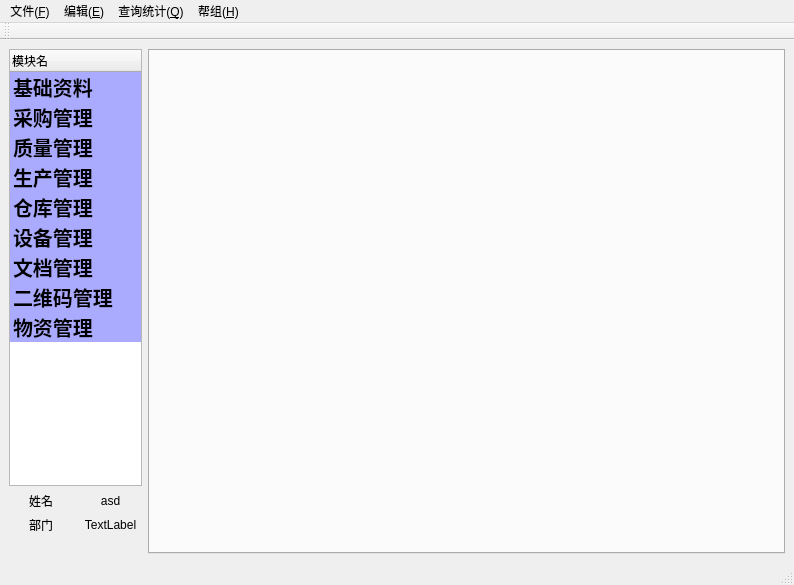
<?xml version="1.0" encoding="UTF-8"?>
<ui version="4.0">
 <class>MainWindow</class>
 <widget class="QMainWindow" name="MainWindow">
  <property name="geometry">
   <rect>
    <x>0</x>
    <y>0</y>
    <width>794</width>
    <height>585</height>
   </rect>
  </property>
  <property name="windowTitle">
   <string>主界面</string>
  </property>
  <property name="windowIcon">
   <iconset resource="menuimages.qrc">
    <normaloff>:/window/images/mainwindowlogo.png</normaloff>:/window/images/mainwindowlogo.png</iconset>
  </property>
  <widget class="QWidget" name="centralwidget">
   <layout class="QGridLayout" name="gridLayout_2">
    <item row="0" column="0">
     <layout class="QGridLayout" name="gridLayout">
      <item row="0" column="0" colspan="2">
       <widget class="QTreeWidget" name="menulist">
        <property name="sizePolicy">
         <sizepolicy hsizetype="Expanding" vsizetype="Preferred">
          <horstretch>1</horstretch>
          <verstretch>16</verstretch>
         </sizepolicy>
        </property>
        <property name="autoFillBackground">
         <bool>false</bool>
        </property>
        <property name="styleSheet">
         <string notr="true"/>
        </property>
        <property name="lineWidth">
         <number>1</number>
        </property>
        <property name="iconSize">
         <size>
          <width>100</width>
          <height>15</height>
         </size>
        </property>
        <property name="indentation">
         <number>0</number>
        </property>
        <attribute name="headerCascadingSectionResizes">
         <bool>false</bool>
        </attribute>
        <attribute name="headerDefaultSectionSize">
         <number>50</number>
        </attribute>
        <attribute name="headerMinimumSectionSize">
         <number>0</number>
        </attribute>
        <column>
         <property name="text">
          <string>模块名</string>
         </property>
        </column>
        <item>
         <property name="text">
          <string>基础资料</string>
         </property>
         <property name="font">
          <font>
           <pointsize>15</pointsize>
           <weight>75</weight>
           <bold>true</bold>
          </font>
         </property>
         <property name="textAlignment">
          <set>AlignLeading|AlignVCenter</set>
         </property>
         <property name="background">
          <brush brushstyle="SolidPattern">
           <color alpha="255">
            <red>170</red>
            <green>170</green>
            <blue>255</blue>
           </color>
          </brush>
         </property>
         <property name="flags">
          <set>ItemIsSelectable|ItemIsUserCheckable|ItemIsEnabled</set>
         </property>
         <item>
          <property name="text">
           <string>部门员工管理</string>
          </property>
          <property name="font">
           <font>
            <pointsize>15</pointsize>
            <underline>false</underline>
           </font>
          </property>
          <property name="background">
           <brush brushstyle="NoBrush">
            <color alpha="255">
             <red>0</red>
             <green>0</green>
             <blue>0</blue>
            </color>
           </brush>
          </property>
          <property name="foreground">
           <brush brushstyle="NoBrush">
            <color alpha="255">
             <red>0</red>
             <green>0</green>
             <blue>0</blue>
            </color>
           </brush>
          </property>
          <property name="icon">
           <iconset resource="menuimages.qrc">
            <normaloff>:/window/basicdict.png</normaloff>:/window/basicdict.png</iconset>
          </property>
         </item>
         <item>
          <property name="text">
           <string>物料字典</string>
          </property>
          <property name="font">
           <font>
            <pointsize>15</pointsize>
           </font>
          </property>
          <property name="icon">
           <iconset resource="menuimages.qrc">
            <normaloff>:/window/stuffdict.png</normaloff>:/window/stuffdict.png</iconset>
          </property>
         </item>
         <item>
          <property name="text">
           <string>产品字典</string>
          </property>
          <property name="font">
           <font>
            <pointsize>15</pointsize>
           </font>
          </property>
          <property name="icon">
           <iconset>
            <normaloff>productdict.png</normaloff>productdict.png</iconset>
          </property>
         </item>
         <item>
          <property name="text">
           <string>供应商管理</string>
          </property>
          <property name="font">
           <font>
            <pointsize>15</pointsize>
           </font>
          </property>
         </item>
         <item>
          <property name="text">
           <string>自定义文档</string>
          </property>
          <property name="font">
           <font>
            <pointsize>15</pointsize>
           </font>
          </property>
         </item>
         <item>
          <property name="text">
           <string>自定义生产线</string>
          </property>
          <property name="font">
           <font>
            <pointsize>15</pointsize>
           </font>
          </property>
         </item>
         <item>
          <property name="text">
           <string>系统设置</string>
          </property>
          <property name="font">
           <font>
            <pointsize>15</pointsize>
           </font>
          </property>
         </item>
        </item>
        <item>
         <property name="text">
          <string>采购管理</string>
         </property>
         <property name="font">
          <font>
           <pointsize>15</pointsize>
           <weight>75</weight>
           <bold>true</bold>
          </font>
         </property>
         <property name="background">
          <brush brushstyle="SolidPattern">
           <color alpha="255">
            <red>170</red>
            <green>170</green>
            <blue>255</blue>
           </color>
          </brush>
         </property>
        </item>
        <item>
         <property name="text">
          <string>质量管理</string>
         </property>
         <property name="font">
          <font>
           <pointsize>15</pointsize>
           <weight>75</weight>
           <bold>true</bold>
          </font>
         </property>
         <property name="background">
          <brush brushstyle="SolidPattern">
           <color alpha="255">
            <red>170</red>
            <green>170</green>
            <blue>255</blue>
           </color>
          </brush>
         </property>
         <property name="foreground">
          <brush brushstyle="NoBrush">
           <color alpha="255">
            <red>0</red>
            <green>0</green>
            <blue>0</blue>
           </color>
          </brush>
         </property>
        </item>
        <item>
         <property name="text">
          <string>生产管理</string>
         </property>
         <property name="font">
          <font>
           <pointsize>15</pointsize>
           <weight>75</weight>
           <bold>true</bold>
          </font>
         </property>
         <property name="background">
          <brush brushstyle="SolidPattern">
           <color alpha="255">
            <red>170</red>
            <green>170</green>
            <blue>255</blue>
           </color>
          </brush>
         </property>
         <property name="foreground">
          <brush brushstyle="NoBrush">
           <color alpha="255">
            <red>0</red>
            <green>0</green>
            <blue>0</blue>
           </color>
          </brush>
         </property>
         <item>
          <property name="text">
           <string>生产指令</string>
          </property>
          <property name="font">
           <font>
            <pointsize>15</pointsize>
           </font>
          </property>
         </item>
         <item>
          <property name="text">
           <string>生产车间</string>
          </property>
          <property name="font">
           <font>
            <pointsize>15</pointsize>
           </font>
          </property>
         </item>
        </item>
        <item>
         <property name="text">
          <string>仓库管理</string>
         </property>
         <property name="font">
          <font>
           <pointsize>15</pointsize>
           <weight>75</weight>
           <bold>true</bold>
          </font>
         </property>
         <property name="background">
          <brush brushstyle="SolidPattern">
           <color alpha="255">
            <red>170</red>
            <green>170</green>
            <blue>255</blue>
           </color>
          </brush>
         </property>
         <item>
          <property name="text">
           <string>生产领料</string>
          </property>
         </item>
        </item>
        <item>
         <property name="text">
          <string>设备管理</string>
         </property>
         <property name="font">
          <font>
           <pointsize>15</pointsize>
           <weight>75</weight>
           <bold>true</bold>
          </font>
         </property>
         <property name="background">
          <brush brushstyle="SolidPattern">
           <color alpha="255">
            <red>170</red>
            <green>170</green>
            <blue>255</blue>
           </color>
          </brush>
         </property>
        </item>
        <item>
         <property name="text">
          <string>文档管理</string>
         </property>
         <property name="font">
          <font>
           <pointsize>15</pointsize>
           <weight>75</weight>
           <bold>true</bold>
          </font>
         </property>
         <property name="background">
          <brush brushstyle="SolidPattern">
           <color alpha="255">
            <red>170</red>
            <green>170</green>
            <blue>255</blue>
           </color>
          </brush>
         </property>
        </item>
        <item>
         <property name="text">
          <string>二维码管理</string>
         </property>
         <property name="font">
          <font>
           <pointsize>15</pointsize>
           <weight>75</weight>
           <bold>true</bold>
          </font>
         </property>
         <property name="background">
          <brush brushstyle="SolidPattern">
           <color alpha="255">
            <red>170</red>
            <green>170</green>
            <blue>255</blue>
           </color>
          </brush>
         </property>
        </item>
        <item>
         <property name="text">
          <string>物资管理</string>
         </property>
         <property name="font">
          <font>
           <pointsize>15</pointsize>
           <weight>75</weight>
           <bold>true</bold>
          </font>
         </property>
         <property name="background">
          <brush brushstyle="SolidPattern">
           <color alpha="255">
            <red>170</red>
            <green>170</green>
            <blue>255</blue>
           </color>
          </brush>
         </property>
        </item>
       </widget>
      </item>
      <item row="1" column="1">
       <widget class="QLabel" name="usrname">
        <property name="sizePolicy">
         <sizepolicy hsizetype="Expanding" vsizetype="Preferred">
          <horstretch>0</horstretch>
          <verstretch>0</verstretch>
         </sizepolicy>
        </property>
        <property name="minimumSize">
         <size>
          <width>0</width>
          <height>0</height>
         </size>
        </property>
        <property name="text">
         <string>asd</string>
        </property>
        <property name="alignment">
         <set>Qt::AlignCenter</set>
        </property>
       </widget>
      </item>
      <item row="2" column="0">
       <widget class="QLabel" name="deptlabel">
        <property name="sizePolicy">
         <sizepolicy hsizetype="Expanding" vsizetype="Preferred">
          <horstretch>0</horstretch>
          <verstretch>0</verstretch>
         </sizepolicy>
        </property>
        <property name="text">
         <string>部门</string>
        </property>
        <property name="alignment">
         <set>Qt::AlignCenter</set>
        </property>
       </widget>
      </item>
      <item row="2" column="1">
       <widget class="QLabel" name="deptname">
        <property name="sizePolicy">
         <sizepolicy hsizetype="Expanding" vsizetype="Preferred">
          <horstretch>0</horstretch>
          <verstretch>0</verstretch>
         </sizepolicy>
        </property>
        <property name="text">
         <string>TextLabel</string>
        </property>
        <property name="alignment">
         <set>Qt::AlignCenter</set>
        </property>
       </widget>
      </item>
      <item row="3" column="0" colspan="2">
       <widget class="QLabel" name="datetime">
        <property name="sizePolicy">
         <sizepolicy hsizetype="Expanding" vsizetype="Preferred">
          <horstretch>0</horstretch>
          <verstretch>0</verstretch>
         </sizepolicy>
        </property>
        <property name="text">
         <string/>
        </property>
        <property name="alignment">
         <set>Qt::AlignCenter</set>
        </property>
       </widget>
      </item>
      <item row="1" column="0">
       <widget class="QLabel" name="usrnamelabel">
        <property name="sizePolicy">
         <sizepolicy hsizetype="Expanding" vsizetype="Preferred">
          <horstretch>0</horstretch>
          <verstretch>0</verstretch>
         </sizepolicy>
        </property>
        <property name="minimumSize">
         <size>
          <width>0</width>
          <height>0</height>
         </size>
        </property>
        <property name="text">
         <string>姓名</string>
        </property>
        <property name="alignment">
         <set>Qt::AlignCenter</set>
        </property>
       </widget>
      </item>
      <item row="0" column="2" rowspan="4">
       <widget class="QTabWidget" name="tabWidget">
        <property name="sizePolicy">
         <sizepolicy hsizetype="Expanding" vsizetype="Preferred">
          <horstretch>10</horstretch>
          <verstretch>0</verstretch>
         </sizepolicy>
        </property>
        <property name="styleSheet">
         <string notr="true"/>
        </property>
        <property name="tabsClosable">
         <bool>true</bool>
        </property>
       </widget>
      </item>
     </layout>
    </item>
   </layout>
  </widget>
  <widget class="QMenuBar" name="menubar">
   <property name="geometry">
    <rect>
     <x>0</x>
     <y>0</y>
     <width>794</width>
     <height>23</height>
    </rect>
   </property>
   <widget class="QMenu" name="menu">
    <property name="title">
     <string>文件(&amp;F)</string>
    </property>
    <addaction name="actiondawe"/>
    <addaction name="action70_8_5"/>
    <addaction name="action_E"/>
    <addaction name="action_P"/>
    <addaction name="action_Z"/>
   </widget>
   <widget class="QMenu" name="menu_2">
    <property name="title">
     <string>编辑(&amp;E)</string>
    </property>
   </widget>
   <widget class="QMenu" name="menu_3">
    <property name="title">
     <string>查询统计(&amp;Q)</string>
    </property>
   </widget>
   <widget class="QMenu" name="menu_H">
    <property name="title">
     <string>帮组(&amp;H)</string>
    </property>
    <widget class="QMenu" name="menu_D">
     <property name="title">
      <string>文档教程(&amp;D)</string>
     </property>
     <addaction name="action_B"/>
     <addaction name="action_P_2"/>
     <addaction name="action_Q"/>
     <addaction name="action_P_4"/>
     <addaction name="action_W"/>
     <addaction name="action_E_2"/>
     <addaction name="action_S"/>
     <addaction name="action_I"/>
     <addaction name="action_M"/>
     <addaction name="action_O"/>
    </widget>
    <widget class="QMenu" name="menu_V">
     <property name="title">
      <string>视频教程(&amp;V)</string>
     </property>
     <addaction name="action_B_2"/>
     <addaction name="action_P_3"/>
     <addaction name="action_Q_2"/>
     <addaction name="action_P_5"/>
     <addaction name="action_W_2"/>
     <addaction name="action_E_3"/>
     <addaction name="action_S_2"/>
     <addaction name="action_I_2"/>
     <addaction name="action_M_2"/>
     <addaction name="action_O_2"/>
    </widget>
    <addaction name="action_ABOUT"/>
    <addaction name="separator"/>
    <addaction name="menu_D"/>
    <addaction name="separator"/>
    <addaction name="menu_V"/>
    <addaction name="separator"/>
   </widget>
   <addaction name="menu"/>
   <addaction name="menu_2"/>
   <addaction name="menu_3"/>
   <addaction name="menu_H"/>
  </widget>
  <widget class="QStatusBar" name="statusbar"/>
  <widget class="QToolBar" name="toolBar">
   <property name="windowTitle">
    <string>toolBar</string>
   </property>
   <attribute name="toolBarArea">
    <enum>TopToolBarArea</enum>
   </attribute>
   <attribute name="toolBarBreak">
    <bool>false</bool>
   </attribute>
  </widget>
  <action name="actiondawe">
   <property name="text">
    <string>重新登录(&amp;L)</string>
   </property>
  </action>
  <action name="action70_8_5">
   <property name="text">
    <string>改变科室(&amp;D)</string>
   </property>
  </action>
  <action name="action_E">
   <property name="text">
    <string>收发邮件(&amp;E)</string>
   </property>
  </action>
  <action name="action_P">
   <property name="text">
    <string>修改密码(&amp;P)</string>
   </property>
  </action>
  <action name="action_Z">
   <property name="text">
    <string>退出(&amp;Z)</string>
   </property>
  </action>
  <action name="action_ABOUT">
   <property name="text">
    <string>关于(&amp;A)</string>
   </property>
  </action>
  <action name="action_B">
   <property name="text">
    <string>基础资料(&amp;B)</string>
   </property>
  </action>
  <action name="action_B_2">
   <property name="text">
    <string>基础资料(&amp;B)</string>
   </property>
  </action>
  <action name="action_P_2">
   <property name="text">
    <string>采购管理(&amp;P)</string>
   </property>
  </action>
  <action name="action_P_3">
   <property name="text">
    <string>采购管理(&amp;P)</string>
   </property>
  </action>
  <action name="action_Q">
   <property name="text">
    <string>质量管理(&amp;Q)</string>
   </property>
  </action>
  <action name="action_Q_2">
   <property name="text">
    <string>质量管理(&amp;Q)</string>
   </property>
  </action>
  <action name="action_P_4">
   <property name="text">
    <string>生产管理(&amp;P)</string>
   </property>
  </action>
  <action name="action_P_5">
   <property name="text">
    <string>生产管理(&amp;P)</string>
   </property>
  </action>
  <action name="action_W">
   <property name="text">
    <string>仓库管理(&amp;W)</string>
   </property>
  </action>
  <action name="action_W_2">
   <property name="text">
    <string>仓库管理(&amp;W)</string>
   </property>
  </action>
  <action name="action_E_2">
   <property name="text">
    <string>设备管理(&amp;E)</string>
   </property>
  </action>
  <action name="action_E_3">
   <property name="text">
    <string>设备管理(&amp;E)</string>
   </property>
  </action>
  <action name="action_S">
   <property name="text">
    <string>销售管理(&amp;S)</string>
   </property>
  </action>
  <action name="action_S_2">
   <property name="text">
    <string>销售管理(&amp;S)</string>
   </property>
  </action>
  <action name="action_I">
   <property name="text">
    <string>综合管理(&amp;I)</string>
   </property>
  </action>
  <action name="action_I_2">
   <property name="text">
    <string>综合管理(&amp;I)</string>
   </property>
  </action>
  <action name="action_M">
   <property name="text">
    <string>物资管理(&amp;M)</string>
   </property>
  </action>
  <action name="action_M_2">
   <property name="text">
    <string>物资管理(&amp;M)</string>
   </property>
  </action>
  <action name="action_O">
   <property name="text">
    <string>其他(&amp;O)</string>
   </property>
  </action>
  <action name="action_O_2">
   <property name="text">
    <string>其他(&amp;O)</string>
   </property>
  </action>
 </widget>
 <resources>
  <include location="menuimages.qrc"/>
 </resources>
 <connections/>
 <slots>
  <slot>display()</slot>
 </slots>
</ui>
